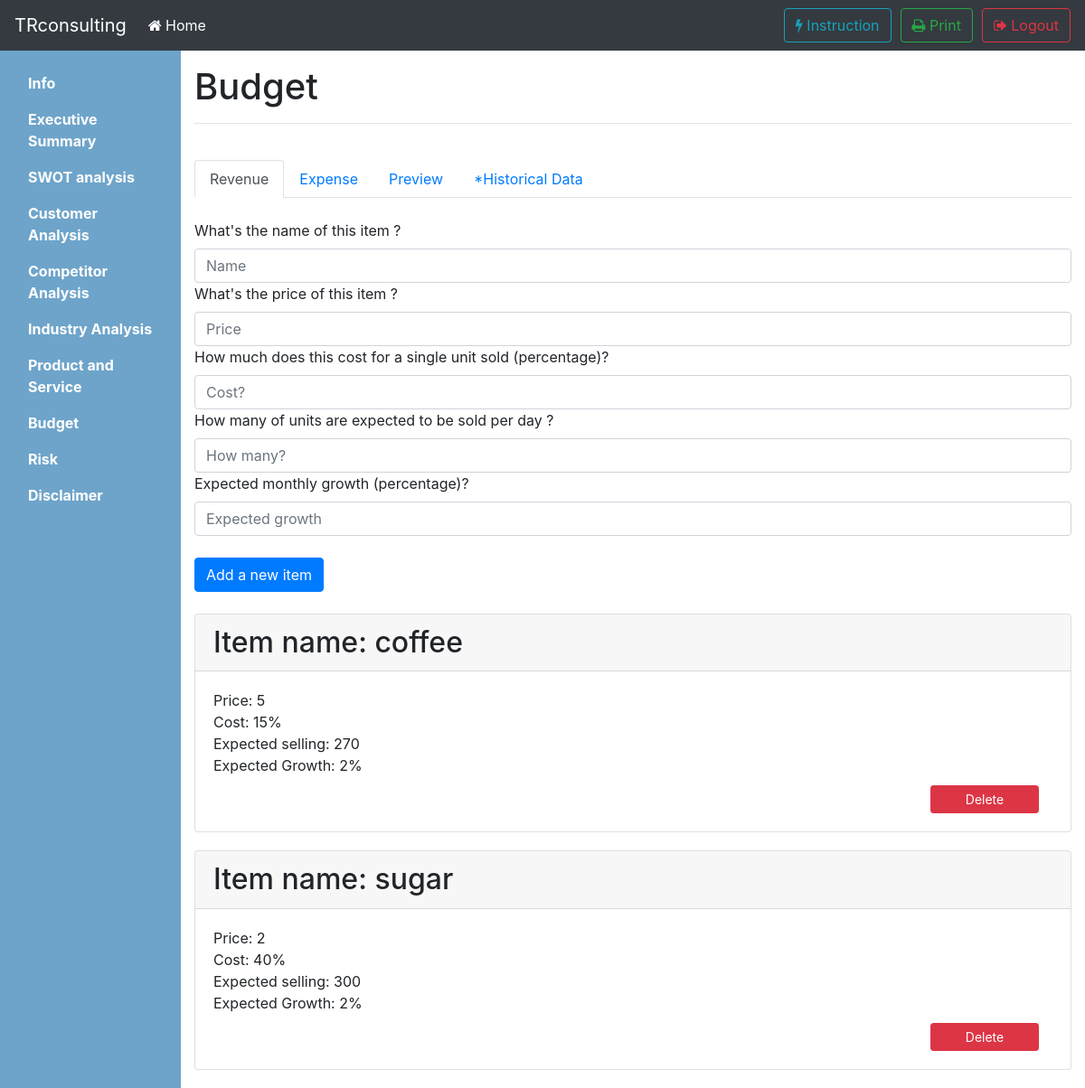
The app's page /1/budget (signed in) with its own data.
### tables this page shows
CREATE TABLE ITEM(pid INTEGER, did INTEGER PRIMARY KEY, name VARCHAR NOT NULL, price INTEGER, cost INTEGER, num INTEGER, inc INTEGER);

### bpb.py (the view)
@app.route('/<int:pid>/budget',methods=['GET','POST'])
def budget(pid):
	if 'logged_in' in session:
		if (session['logged_in'] == True):
			if request.method == 'GET':
				itemData = db_func.select_item(pid)
				expenseData = db_func.select_record('expense',pid)
				table = helper.generate_table(pid)
				past1 = db_func.select_record('firstyear',pid)
				past2 = db_func.select_record('secondyear',pid)
				past = [past1,past2]
				print past
				data = [itemData,expenseData,table,past]
				return render_template('budget.html', data=data)
			if request.method == 'POST':
				pass
		else:
			return redirect(url_for('login'))
	else:
		return redirect(url_for('login'))

### db_func.py (called while the page is built)
def select_record(table,pid):
	conn = sqlite3.connect('test.db')
	c = conn.cursor()
	c.execute('''SELECT * FROM '%s' WHERE pid='%d' ''' % (table,pid))
	content = c.fetchall()
	conn.commit()
	conn.close()
	return content

def select_item(pid):
	conn = sqlite3.connect('test.db')
	c = conn.cursor()
	c.execute('''SELECT * FROM ITEM WHERE pid='%d' ''' % (pid))
	content = c.fetchall()
	conn.commit()
	conn.close()
	return content

### templates/budget.html (shortened to what this page needs)
  {% extends "layout.html" %}
  {% block main %}
  <main class="col-sm-9 ml-sm-auto col-md-10 pt-3" role="main">
    <h1>Budget</h1>
    <hr>
    <section>
      <br>
      <nav class="nav nav-tabs" id="myTab" role="tablist">
        <a class="nav-item nav-link active" id="nav-renevue-tab" data-toggle="tab" href="#nav-revenue" role="tab" aria-controls="nav-revenue" aria-selected="true">Revenue</a>
        <a class="nav-item nav-link" id="nav-expense-tab" data-toggle="tab" href="#nav-expense" role="tab" aria-controls="nav-expense" aria-selected="false">Expense</a>
        <a class="nav-item nav-link" id="nav-preview-tab" data-toggle="tab" href="#nav-preview" role="tab" aria-controls="nav-preview" aria-selected="false">Preview</a>
        <a class="nav-item nav-link" id="nav-hist-tab" data-toggle="tab" href="#nav-hist" role="tab" aria-controls="nav-hist" aria-selected="false">*Historical Data</a>
      </nav>
      <div class="tab-content" id="nav-tabContent">
        <div class="tab-pane fade show active" id="nav-revenue" role="tabpanel" aria-labelledby="nav-revenue-tab">
          <div>
            <br>
            <form class="form" method="post" action="/{{ session.project_number[0] }}/item" >
              <label>What's the name of this item ?</label>
              <input id="name" name="name" class="form-control" placeholder="Name" required>
              <label >What's the price of this item ?</label>
              <input id="price" name="price" type="number" class="form-control" placeholder="Price" required>
              <label >How much does this cost for a single unit sold (percentage)?</label>
              <input id="cost" name="cost" type="number" min=0 max=100 class="form-control" placeholder="Cost?" required>
              <label >How many of units are expected to be sold per day ?</label>
              <input id="num" name="num" type="number" class="form-control" placeholder="How many?" required>
              <label> Expected monthly growth (percentage)? </label>
              <input id="inc" name="inc" type="number" min="0"  class="form-control" placeholder="Expected growth" required>
              <br>
              <input class="btn btn-primary" method = "post" type="submit" value="Add a new item"></input>
            </form>
            <br>
          </div>
          <div class="streamOfParts">
            {% if data[0] %}
            {% for i in data[0] %}
            <div class="card" style="margin-bottom: 20px;">
              <h2 class="card-header streamName">Item name: {{ i[2] }}</h2>
              <div class="card-body">
              <div  class="streamPrice">Price:  {{ i[3] }}</div>
              <div  class="streamCost">Cost:  {{ i[4] }}%</div>
              <div  class="streamNum">Expected selling:  {{ i[5] }}</div>
              <div  class="streamInc">Expected Growth:  {{ i[6] }}%</div>
              <div align="right" style="margin-bottom: 15px;">
                <input type="button" class="btn btn-sm btn-danger" data-toggle="modal" onclick="deleteFunction(this)" style="margin-right: 15px;margin-top:10px;float:right;width: 120px;" value="Delete" data-target="#delConfirm"> </input>
              </div>
            </div>
            </div>
            {% endfor %}
            {% endif %}
          </div>
        </div>
    </div>
    </section>
  </main>
  {% endblock %}

### records on screen
ITEM: name "coffee", price "5", cost "15", num "270", inc "2"
ITEM: name "sugar", price "2", cost "40", num "300", inc "2"
